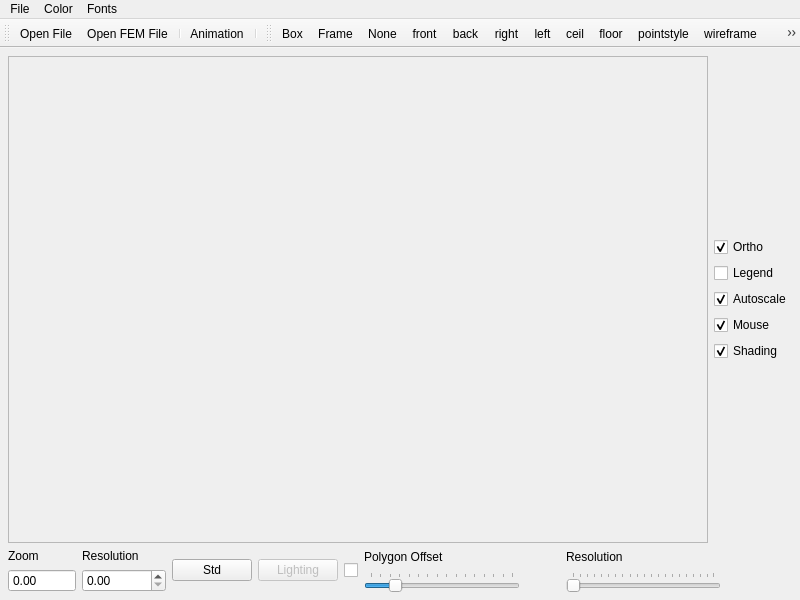
<?xml version="1.0" encoding="UTF-8"?>
<ui version="4.0">
 <class>MainWindow</class>
 <widget class="QMainWindow" name="MainWindow">
  <property name="geometry">
   <rect>
    <x>0</x>
    <y>0</y>
    <width>800</width>
    <height>600</height>
   </rect>
  </property>
  <property name="windowTitle">
   <string>Mesh2</string>
  </property>
  <widget class="QWidget" name="centralWidget">
   <layout class="QGridLayout">
    <property name="leftMargin">
     <number>8</number>
    </property>
    <property name="topMargin">
     <number>8</number>
    </property>
    <property name="rightMargin">
     <number>8</number>
    </property>
    <property name="bottomMargin">
     <number>8</number>
    </property>
    <property name="spacing">
     <number>6</number>
    </property>
    <item row="0" column="0">
     <layout class="QHBoxLayout">
      <property name="spacing">
       <number>6</number>
      </property>
      <property name="leftMargin">
       <number>0</number>
      </property>
      <property name="topMargin">
       <number>0</number>
      </property>
      <property name="rightMargin">
       <number>0</number>
      </property>
      <property name="bottomMargin">
       <number>0</number>
      </property>
      <item>
       <widget class="QFrame" name="frame">
        <property name="sizePolicy">
         <sizepolicy hsizetype="MinimumExpanding" vsizetype="MinimumExpanding">
          <horstretch>0</horstretch>
          <verstretch>0</verstretch>
         </sizepolicy>
        </property>
        <property name="frameShape">
         <enum>QFrame::StyledPanel</enum>
        </property>
        <property name="frameShadow">
         <enum>QFrame::Sunken</enum>
        </property>
       </widget>
      </item>
      <item>
       <layout class="QVBoxLayout">
        <property name="spacing">
         <number>6</number>
        </property>
        <property name="leftMargin">
         <number>0</number>
        </property>
        <property name="topMargin">
         <number>0</number>
        </property>
        <property name="rightMargin">
         <number>0</number>
        </property>
        <property name="bottomMargin">
         <number>0</number>
        </property>
        <item>
         <layout class="QVBoxLayout">
          <property name="spacing">
           <number>6</number>
          </property>
          <property name="leftMargin">
           <number>0</number>
          </property>
          <property name="topMargin">
           <number>0</number>
          </property>
          <property name="rightMargin">
           <number>0</number>
          </property>
          <property name="bottomMargin">
           <number>0</number>
          </property>
          <item>
           <widget class="QCheckBox" name="projection">
            <property name="text">
             <string>Ortho</string>
            </property>
            <property name="checked">
             <bool>true</bool>
            </property>
           </widget>
          </item>
          <item>
           <widget class="QCheckBox" name="colorlegend">
            <property name="text">
             <string>Legend</string>
            </property>
           </widget>
          </item>
          <item>
           <widget class="QCheckBox" name="autoscale">
            <property name="text">
             <string>Autoscale</string>
            </property>
            <property name="checked">
             <bool>true</bool>
            </property>
           </widget>
          </item>
          <item>
           <widget class="QCheckBox" name="mouseinput">
            <property name="text">
             <string>Mouse</string>
            </property>
            <property name="checked">
             <bool>true</bool>
            </property>
           </widget>
          </item>
          <item>
           <widget class="QCheckBox" name="shader">
            <property name="text">
             <string>Shading</string>
            </property>
            <property name="checked">
             <bool>true</bool>
            </property>
           </widget>
          </item>
         </layout>
        </item>
        <item>
         <layout class="QVBoxLayout">
          <property name="spacing">
           <number>6</number>
          </property>
          <property name="leftMargin">
           <number>0</number>
          </property>
          <property name="topMargin">
           <number>0</number>
          </property>
          <property name="rightMargin">
           <number>0</number>
          </property>
          <property name="bottomMargin">
           <number>0</number>
          </property>
          <item>
           <layout class="QHBoxLayout">
            <property name="spacing">
             <number>6</number>
            </property>
            <property name="leftMargin">
             <number>0</number>
            </property>
            <property name="topMargin">
             <number>0</number>
            </property>
            <property name="rightMargin">
             <number>0</number>
            </property>
            <property name="bottomMargin">
             <number>0</number>
            </property>
           </layout>
          </item>
         </layout>
        </item>
       </layout>
      </item>
     </layout>
    </item>
    <item row="1" column="0">
     <layout class="QHBoxLayout">
      <property name="spacing">
       <number>6</number>
      </property>
      <property name="leftMargin">
       <number>0</number>
      </property>
      <property name="topMargin">
       <number>0</number>
      </property>
      <property name="rightMargin">
       <number>0</number>
      </property>
      <property name="bottomMargin">
       <number>0</number>
      </property>
      <item>
       <layout class="QHBoxLayout">
        <property name="spacing">
         <number>6</number>
        </property>
        <property name="leftMargin">
         <number>0</number>
        </property>
        <property name="topMargin">
         <number>0</number>
        </property>
        <property name="rightMargin">
         <number>0</number>
        </property>
        <property name="bottomMargin">
         <number>0</number>
        </property>
        <item>
         <layout class="QVBoxLayout" name="verticalLayout_2">
          <item>
           <widget class="QLabel" name="ZoomLabel">
            <property name="text">
             <string>Zoom</string>
            </property>
           </widget>
          </item>
          <item>
           <widget class="QDoubleSpinBox" name="Zoom">
            <property name="buttonSymbols">
             <enum>QAbstractSpinBox::NoButtons</enum>
            </property>
            <property name="decimals">
             <number>2</number>
            </property>
            <property name="minimum">
             <double>0.000000000000000</double>
            </property>
            <property name="maximum">
             <double>999999999.000000000000000</double>
            </property>
            <property name="singleStep">
             <double>2.000000000000000</double>
            </property>
           </widget>
          </item>
         </layout>
        </item>
        <item>
         <layout class="QVBoxLayout" name="verticalLayout">
          <item>
           <widget class="QLabel" name="ui_ResolutionLabel">
            <property name="text">
             <string>Resolution</string>
            </property>
           </widget>
          </item>
          <item>
           <widget class="QDoubleSpinBox" name="ui_Resolution">
            <property name="maximum">
             <double>999999999.000000000000000</double>
            </property>
           </widget>
          </item>
         </layout>
        </item>
        <item>
         <widget class="QPushButton" name="normButton">
          <property name="text">
           <string>Std</string>
          </property>
         </widget>
        </item>
        <item>
         <widget class="QPushButton" name="lighting">
          <property name="enabled">
           <bool>false</bool>
          </property>
          <property name="text">
           <string>Lighting</string>
          </property>
         </widget>
        </item>
        <item>
         <widget class="QCheckBox" name="lightingswitch">
          <property name="text">
           <string/>
          </property>
         </widget>
        </item>
        <item>
         <layout class="QVBoxLayout">
          <property name="spacing">
           <number>6</number>
          </property>
          <property name="leftMargin">
           <number>0</number>
          </property>
          <property name="topMargin">
           <number>0</number>
          </property>
          <property name="rightMargin">
           <number>0</number>
          </property>
          <property name="bottomMargin">
           <number>0</number>
          </property>
          <item>
           <widget class="QLabel" name="label_2">
            <property name="text">
             <string>&lt;html&gt;&lt;head&gt;&lt;meta name=&quot;qrichtext&quot; content=&quot;1&quot; /&gt;&lt;/head&gt;&lt;body style=&quot; white-space: pre-wrap; font-family:MS Shell Dlg; font-weight:400; font-style:normal; text-decoration:none;&quot;&gt;&lt;p style=&quot; margin-top:0px; margin-bottom:0px; margin-left:0px; margin-right:0px; -qt-block-indent:0; text-indent:0px;&quot;&gt;Polygon Offset&lt;/p&gt;&lt;/body&gt;&lt;/html&gt;</string>
            </property>
           </widget>
          </item>
          <item>
           <widget class="QSlider" name="offsSlider">
            <property name="maximum">
             <number>30</number>
            </property>
            <property name="pageStep">
             <number>5</number>
            </property>
            <property name="value">
             <number>5</number>
            </property>
            <property name="orientation">
             <enum>Qt::Horizontal</enum>
            </property>
            <property name="tickPosition">
             <enum>QSlider::TicksAbove</enum>
            </property>
            <property name="tickInterval">
             <number>2</number>
            </property>
           </widget>
          </item>
         </layout>
        </item>
        <item>
         <spacer>
          <property name="orientation">
           <enum>Qt::Horizontal</enum>
          </property>
          <property name="sizeType">
           <enum>QSizePolicy::Fixed</enum>
          </property>
          <property name="sizeHint" stdset="0">
           <size>
            <width>40</width>
            <height>20</height>
           </size>
          </property>
         </spacer>
        </item>
        <item>
         <layout class="QVBoxLayout">
          <property name="spacing">
           <number>6</number>
          </property>
          <property name="leftMargin">
           <number>0</number>
          </property>
          <property name="topMargin">
           <number>0</number>
          </property>
          <property name="rightMargin">
           <number>0</number>
          </property>
          <property name="bottomMargin">
           <number>0</number>
          </property>
          <item>
           <widget class="QLabel" name="label_3">
            <property name="text">
             <string>&lt;html&gt;&lt;head&gt;&lt;meta name=&quot;qrichtext&quot; content=&quot;1&quot; /&gt;&lt;/head&gt;&lt;body style=&quot; white-space: pre-wrap; font-family:MS Shell Dlg; font-weight:400; font-style:normal; text-decoration:none;&quot;&gt;&lt;p style=&quot; margin-top:0px; margin-bottom:0px; margin-left:0px; margin-right:0px; -qt-block-indent:0; text-indent:0px;&quot;&gt;Resolution&lt;/p&gt;&lt;/body&gt;&lt;/html&gt;</string>
            </property>
           </widget>
          </item>
          <item>
           <widget class="QSlider" name="resSlider">
            <property name="minimum">
             <number>1</number>
            </property>
            <property name="maximum">
             <number>100</number>
            </property>
            <property name="orientation">
             <enum>Qt::Horizontal</enum>
            </property>
            <property name="tickPosition">
             <enum>QSlider::TicksAbove</enum>
            </property>
            <property name="tickInterval">
             <number>5</number>
            </property>
           </widget>
          </item>
         </layout>
        </item>
       </layout>
      </item>
      <item>
       <spacer>
        <property name="orientation">
         <enum>Qt::Horizontal</enum>
        </property>
        <property name="sizeType">
         <enum>QSizePolicy::Fixed</enum>
        </property>
        <property name="sizeHint" stdset="0">
         <size>
          <width>71</width>
          <height>20</height>
         </size>
        </property>
       </spacer>
      </item>
     </layout>
    </item>
   </layout>
  </widget>
  <widget class="QMenuBar" name="menuBar">
   <property name="geometry">
    <rect>
     <x>0</x>
     <y>0</y>
     <width>800</width>
     <height>21</height>
    </rect>
   </property>
   <widget class="QMenu" name="filemenu">
    <property name="title">
     <string>File</string>
    </property>
    <addaction name="openFile"/>
    <addaction name="openMeshFile"/>
    <addaction name="animation"/>
    <addaction name="Exit"/>
   </widget>
   <widget class="QMenu" name="colormenu">
    <property name="title">
     <string>Color</string>
    </property>
    <addaction name="axescolor"/>
    <addaction name="backgroundcolor"/>
    <addaction name="meshcolor"/>
    <addaction name="numbercolor"/>
    <addaction name="labelcolor"/>
    <addaction name="titlecolor"/>
    <addaction name="datacolor"/>
    <addaction name="resetcolor"/>
   </widget>
   <widget class="QMenu" name="fontmenu">
    <property name="title">
     <string>Fonts</string>
    </property>
    <addaction name="numberfont"/>
    <addaction name="labelfont"/>
    <addaction name="titlefont"/>
    <addaction name="resetfont"/>
   </widget>
   <addaction name="filemenu"/>
   <addaction name="colormenu"/>
   <addaction name="fontmenu"/>
  </widget>
  <widget class="QToolBar" name="mainToolbar">
   <property name="windowTitle">
    <string>toolBar</string>
   </property>
   <attribute name="toolBarArea">
    <enum>TopToolBarArea</enum>
   </attribute>
   <attribute name="toolBarBreak">
    <bool>false</bool>
   </attribute>
   <addaction name="openFile"/>
   <addaction name="openMeshFile"/>
   <addaction name="separator"/>
   <addaction name="animation"/>
   <addaction name="separator"/>
  </widget>
  <widget class="QToolBar" name="csToolbar">
   <property name="windowTitle">
    <string>toolBar</string>
   </property>
   <attribute name="toolBarArea">
    <enum>TopToolBarArea</enum>
   </attribute>
   <attribute name="toolBarBreak">
    <bool>false</bool>
   </attribute>
   <addaction name="Box"/>
   <addaction name="Frame"/>
   <addaction name="None"/>
   <addaction name="front"/>
   <addaction name="back"/>
   <addaction name="right"/>
   <addaction name="left"/>
   <addaction name="ceil"/>
   <addaction name="floor"/>
   <addaction name="pointstyle"/>
   <addaction name="wireframe"/>
   <addaction name="hiddenline"/>
   <addaction name="polygon"/>
   <addaction name="filledmesh"/>
   <addaction name="nodata"/>
   <addaction name="floordata"/>
   <addaction name="flooriso"/>
   <addaction name="floornone"/>
   <addaction name="normals"/>
  </widget>
  <action name="openFile">
   <property name="icon">
    <iconset resource="../../resources/images.qrc">
     <normaloff>:/images/fileopen.png</normaloff>:/images/fileopen.png</iconset>
   </property>
   <property name="text">
    <string>Open File</string>
   </property>
   <property name="shortcut">
    <string>Ctrl+O</string>
   </property>
  </action>
  <action name="openMeshFile">
   <property name="icon">
    <iconset resource="../../resources/images.qrc">
     <normaloff>:/images/filecell.png</normaloff>:/images/filecell.png</iconset>
   </property>
   <property name="text">
    <string>Open FEM File</string>
   </property>
  </action>
  <action name="animation">
   <property name="checkable">
    <bool>true</bool>
   </property>
   <property name="icon">
    <iconset resource="../../resources/images.qrc">
     <normaloff>:/images/movie.png</normaloff>:/images/movie.png</iconset>
   </property>
   <property name="text">
    <string>Animation</string>
   </property>
  </action>
  <action name="Exit">
   <property name="text">
    <string>Exit</string>
   </property>
   <property name="shortcut">
    <string>Ctrl+Q</string>
   </property>
  </action>
  <action name="Box">
   <property name="checkable">
    <bool>true</bool>
   </property>
   <property name="icon">
    <iconset resource="../../resources/images.qrc">
     <normaloff>:/images/box.png</normaloff>:/images/box.png</iconset>
   </property>
   <property name="text">
    <string>Box</string>
   </property>
  </action>
  <action name="Frame">
   <property name="checkable">
    <bool>true</bool>
   </property>
   <property name="icon">
    <iconset resource="../../resources/images.qrc">
     <normaloff>:/images/frame.png</normaloff>:/images/frame.png</iconset>
   </property>
   <property name="text">
    <string>Frame</string>
   </property>
  </action>
  <action name="None">
   <property name="checkable">
    <bool>true</bool>
   </property>
   <property name="icon">
    <iconset resource="../../resources/images.qrc">
     <normaloff>:/images/none.png</normaloff>:/images/none.png</iconset>
   </property>
   <property name="text">
    <string>None</string>
   </property>
  </action>
  <action name="front">
   <property name="checkable">
    <bool>true</bool>
   </property>
   <property name="icon">
    <iconset resource="../../resources/images.qrc">
     <normaloff>:/images/gridfr.png</normaloff>:/images/gridfr.png</iconset>
   </property>
   <property name="text">
    <string>front</string>
   </property>
  </action>
  <action name="back">
   <property name="checkable">
    <bool>true</bool>
   </property>
   <property name="icon">
    <iconset resource="../../resources/images.qrc">
     <normaloff>:/images/gridb.png</normaloff>:/images/gridb.png</iconset>
   </property>
   <property name="text">
    <string>back</string>
   </property>
  </action>
  <action name="right">
   <property name="checkable">
    <bool>true</bool>
   </property>
   <property name="icon">
    <iconset resource="../../resources/images.qrc">
     <normaloff>:/images/gridr.png</normaloff>:/images/gridr.png</iconset>
   </property>
   <property name="text">
    <string>right</string>
   </property>
  </action>
  <action name="left">
   <property name="checkable">
    <bool>true</bool>
   </property>
   <property name="icon">
    <iconset resource="../../resources/images.qrc">
     <normaloff>:/images/gridl.png</normaloff>:/images/gridl.png</iconset>
   </property>
   <property name="text">
    <string>left</string>
   </property>
  </action>
  <action name="ceil">
   <property name="checkable">
    <bool>true</bool>
   </property>
   <property name="icon">
    <iconset resource="../../resources/images.qrc">
     <normaloff>:/images/gridc.png</normaloff>:/images/gridc.png</iconset>
   </property>
   <property name="text">
    <string>ceil</string>
   </property>
  </action>
  <action name="floor">
   <property name="checkable">
    <bool>true</bool>
   </property>
   <property name="icon">
    <iconset resource="../../resources/images.qrc">
     <normaloff>:/images/gridf.png</normaloff>:/images/gridf.png</iconset>
   </property>
   <property name="text">
    <string>floor</string>
   </property>
  </action>
  <action name="pointstyle">
   <property name="checkable">
    <bool>true</bool>
   </property>
   <property name="icon">
    <iconset resource="../../resources/images.qrc">
     <normaloff>:/images/scattered.png</normaloff>:/images/scattered.png</iconset>
   </property>
   <property name="text">
    <string>pointstyle</string>
   </property>
  </action>
  <action name="wireframe">
   <property name="checkable">
    <bool>true</bool>
   </property>
   <property name="icon">
    <iconset resource="../../resources/images.qrc">
     <normaloff>:/images/wireframe.png</normaloff>:/images/wireframe.png</iconset>
   </property>
   <property name="text">
    <string>wireframe</string>
   </property>
  </action>
  <action name="hiddenline">
   <property name="checkable">
    <bool>true</bool>
   </property>
   <property name="icon">
    <iconset resource="../../resources/images.qrc">
     <normaloff>:/images/hiddenline.png</normaloff>:/images/hiddenline.png</iconset>
   </property>
   <property name="text">
    <string>hiddenline</string>
   </property>
  </action>
  <action name="polygon">
   <property name="checkable">
    <bool>true</bool>
   </property>
   <property name="icon">
    <iconset resource="../../resources/images.qrc">
     <normaloff>:/images/polygon.png</normaloff>:/images/polygon.png</iconset>
   </property>
   <property name="text">
    <string>polygon</string>
   </property>
  </action>
  <action name="filledmesh">
   <property name="checkable">
    <bool>true</bool>
   </property>
   <property name="icon">
    <iconset resource="../../resources/images.qrc">
     <normaloff>:/images/filledmesh.png</normaloff>:/images/filledmesh.png</iconset>
   </property>
   <property name="text">
    <string>filledmesh</string>
   </property>
  </action>
  <action name="nodata">
   <property name="checkable">
    <bool>true</bool>
   </property>
   <property name="icon">
    <iconset resource="../../resources/images.qrc">
     <normaloff>:/images/nodata.png</normaloff>:/images/nodata.png</iconset>
   </property>
   <property name="text">
    <string>nodata</string>
   </property>
  </action>
  <action name="floordata">
   <property name="checkable">
    <bool>true</bool>
   </property>
   <property name="icon">
    <iconset resource="../../resources/images.qrc">
     <normaloff>:/images/floordata.png</normaloff>:/images/floordata.png</iconset>
   </property>
   <property name="text">
    <string>floordata</string>
   </property>
  </action>
  <action name="flooriso">
   <property name="checkable">
    <bool>true</bool>
   </property>
   <property name="icon">
    <iconset resource="../../resources/images.qrc">
     <normaloff>:/images/flooriso.png</normaloff>:/images/flooriso.png</iconset>
   </property>
   <property name="text">
    <string>flooriso</string>
   </property>
  </action>
  <action name="floornone">
   <property name="checkable">
    <bool>true</bool>
   </property>
   <property name="icon">
    <iconset resource="../../resources/images.qrc">
     <normaloff>:/images/floorempty.png</normaloff>:/images/floorempty.png</iconset>
   </property>
   <property name="text">
    <string>floornone</string>
   </property>
  </action>
  <action name="normals">
   <property name="checkable">
    <bool>true</bool>
   </property>
   <property name="icon">
    <iconset resource="../../resources/images.qrc">
     <normaloff>:/images/normals.png</normaloff>:/images/normals.png</iconset>
   </property>
   <property name="text">
    <string>normals</string>
   </property>
  </action>
  <action name="axescolor">
   <property name="text">
    <string>&amp;Axes</string>
   </property>
  </action>
  <action name="backgroundcolor">
   <property name="text">
    <string>&amp;Background</string>
   </property>
  </action>
  <action name="meshcolor">
   <property name="text">
    <string>&amp;Mesh</string>
   </property>
  </action>
  <action name="numbercolor">
   <property name="text">
    <string>&amp;Numbers</string>
   </property>
  </action>
  <action name="labelcolor">
   <property name="text">
    <string>&amp;Label</string>
   </property>
  </action>
  <action name="titlecolor">
   <property name="text">
    <string>&amp;Caption</string>
   </property>
  </action>
  <action name="datacolor">
   <property name="text">
    <string>Data Color</string>
   </property>
  </action>
  <action name="resetcolor">
   <property name="text">
    <string>&amp;Reset</string>
   </property>
  </action>
  <action name="numberfont">
   <property name="text">
    <string>&amp;Scale numbering</string>
   </property>
  </action>
  <action name="labelfont">
   <property name="text">
    <string>&amp;Axes label</string>
   </property>
  </action>
  <action name="titlefont">
   <property name="text">
    <string>&amp;Caption</string>
   </property>
  </action>
  <action name="resetfont">
   <property name="text">
    <string>&amp;Reset</string>
   </property>
  </action>
 </widget>
 <resources>
  <include location="../../resources/images.qrc"/>
 </resources>
 <connections>
  <connection>
   <sender>lightingswitch</sender>
   <signal>toggled(bool)</signal>
   <receiver>lighting</receiver>
   <slot>setEnabled(bool)</slot>
   <hints>
    <hint type="sourcelabel">
     <x>181</x>
     <y>568</y>
    </hint>
    <hint type="destinationlabel">
     <x>144</x>
     <y>568</y>
    </hint>
   </hints>
  </connection>
 </connections>
</ui>
